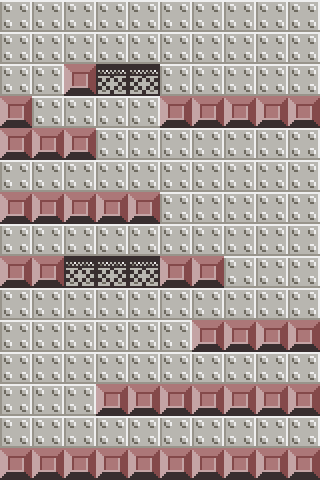

This is a level from a 2D game, rendered from its Tiled map with the project's own tilesets. A one-line summary and the map file follow, with tile-layer data summarised:
An orthogonal 10x15 tile map with 32x32 px tiles, 2 tile layers (background, platform) and 21 objects (10x platform, 3x barrier, 3x bonus, 2x bad, exit).

<map version="1.4" tiledversion="1.4.2" orientation="orthogonal" renderorder="right-down" width="10" height="15" tilewidth="32" tileheight="32" infinite="0" nextlayerid="7" nextobjectid="48">
 <tileset firstgid="1" name="elements" tilewidth="32" tileheight="32" tilecount="35" columns="0">
  <grid orientation="orthogonal" width="1" height="1" />
  <tile id="0">
   <image width="32" height="32" source="sprite_00.png" />
  </tile>
  <tile id="1">
   <image width="32" height="32" source="sprite_01.png" />
  </tile>
  <tile id="2">
   <image width="32" height="32" source="sprite_02.png" />
  </tile>
  <tile id="3">
   <image width="32" height="32" source="sprite_03.png" />
  </tile>
  <tile id="4">
   <image width="32" height="32" source="sprite_04.png" />
  </tile>
  <tile id="5">
   <image width="32" height="32" source="sprite_05.png" />
  </tile>
  <tile id="6">
   <image width="32" height="32" source="sprite_06.png" />
  </tile>
  <tile id="7">
   <image width="32" height="32" source="sprite_07.png" />
  </tile>
  <tile id="8">
   <image width="32" height="32" source="sprite_08.png" />
  </tile>
  <tile id="9">
   <image width="32" height="32" source="sprite_09.png" />
  </tile>
  <tile id="10">
   <image width="32" height="32" source="sprite_10.png" />
  </tile>
  <tile id="11">
   <image width="32" height="32" source="sprite_11.png" />
  </tile>
  <tile id="12">
   <image width="32" height="32" source="sprite_12.png" />
  </tile>
  <tile id="13">
   <image width="32" height="32" source="sprite_13.png" />
  </tile>
  <tile id="14">
   <image width="32" height="32" source="sprite_14.png" />
  </tile>
  <tile id="15">
   <image width="32" height="32" source="sprite_15.png" />
  </tile>
  <tile id="16">
   <image width="32" height="32" source="sprite_16.png" />
  </tile>
  <tile id="17">
   <image width="32" height="32" source="sprite_17.png" />
  </tile>
  <tile id="18">
   <image width="32" height="32" source="sprite_18.png" />
  </tile>
  <tile id="19">
   <image width="32" height="32" source="sprite_19.png" />
  </tile>
  <tile id="20">
   <image width="32" height="32" source="sprite_20.png" />
  </tile>
  <tile id="21">
   <image width="32" height="32" source="sprite_21.png" />
  </tile>
  <tile id="22">
   <image width="32" height="32" source="sprite_22.png" />
  </tile>
  <tile id="23">
   <image width="32" height="32" source="sprite_23.png" />
  </tile>
  <tile id="24">
   <image width="32" height="32" source="sprite_24.png" />
  </tile>
  <tile id="25">
   <image width="32" height="32" source="sprite_25.png" />
  </tile>
  <tile id="26">
   <image width="32" height="32" source="sprite_26.png" />
  </tile>
  <tile id="27">
   <image width="32" height="32" source="sprite_27.png" />
  </tile>
  <tile id="28">
   <image width="32" height="32" source="sprite_28.png" />
  </tile>
  <tile id="29">
   <image width="32" height="32" source="sprite_29.png" />
  </tile>
  <tile id="30">
   <image width="32" height="32" source="sprite_30.png" />
  </tile>
  <tile id="31">
   <image width="32" height="32" source="sprite_31.png" />
  </tile>
  <tile id="32">
   <image width="32" height="32" source="sprite_32.png" />
  </tile>
  <tile id="33">
   <image width="32" height="32" source="sprite_33.png" />
  </tile>
  <tile id="34">
   <image width="32" height="32" source="sprite_34.png" />
  </tile>
 </tileset>
 <layer id="1" name="background" width="10" height="15">
  <data>[150 cells, 150 non-empty, 1 distinct tile ids]</data>
 </layer>
 <layer id="3" name="platform" width="10" height="15">
  <data>[150 cells, 45 non-empty, 2 distinct tile ids]</data>
 </layer>
 <objectgroup id="4" name="platformPhysics">
  <object id="1" type="platform" x="-0.666667" y="448" width="320" height="32">
   <properties>
    <property name="bodyType" value="static" />
    <property name="bounce" type="float" value="0" />
    <property name="density" type="float" value="2" />
    <property name="friction" type="float" value="0" />
    <property name="isVisible" type="bool" value="false" />
   </properties>
  </object>
  <object id="22" x="320" y="0" height="480" />
  <object id="23" x="0" y="0" height="480" />
  <object id="24" type="platform" x="319.231" y="0" width="0.769231" height="479.231">
   <properties>
    <property name="bodyType" value="static" />
    <property name="bounce" type="float" value="0" />
    <property name="friction" type="float" value="0" />
   </properties>
  </object>
  <object id="25" type="barrier" x="0" y="-2" width="0.769231" height="479.231">
   <properties>
    <property name="bodyType" value="static" />
    <property name="bounce" type="float" value="0" />
   </properties>
  </object>
  <object id="37" type="platform" x="96.6667" y="384.667" width="222" height="30">
   <properties>
    <property name="bodyType" value="static" />
    <property name="bounce" type="float" value="0" />
    <property name="density" type="float" value="2" />
    <property name="friction" type="float" value="0" />
    <property name="isVisible" type="bool" value="false" />
   </properties>
  </object>
  <object id="38" type="platform" x="190.667" y="320" width="128" height="30.6667">
   <properties>
    <property name="bodyType" value="static" />
    <property name="bounce" type="float" value="0" />
    <property name="density" type="float" value="2" />
    <property name="friction" type="float" value="0" />
    <property name="isVisible" type="bool" value="false" />
   </properties>
  </object>
  <object id="39" type="platform" x="2" y="256.667" width="222.667" height="30.6667">
   <properties>
    <property name="bodyType" value="static" />
    <property name="bounce" type="float" value="0" />
    <property name="density" type="float" value="2" />
    <property name="friction" type="float" value="0" />
    <property name="isVisible" type="bool" value="false" />
   </properties>
  </object>
  <object id="40" type="platform" x="0.666667" y="192.333" width="159" height="30.6667">
   <properties>
    <property name="bodyType" value="static" />
    <property name="bounce" type="float" value="0" />
    <property name="density" type="float" value="2" />
    <property name="friction" type="float" value="0" />
    <property name="isVisible" type="bool" value="false" />
   </properties>
  </object>
  <object id="41" type="platform" x="0.333333" y="128.667" width="95" height="30.6667">
   <properties>
    <property name="bodyType" value="static" />
    <property name="bounce" type="float" value="0" />
    <property name="density" type="float" value="2" />
    <property name="friction" type="float" value="0" />
    <property name="isVisible" type="bool" value="false" />
   </properties>
  </object>
  <object id="42" type="platform" x="160.333" y="96" width="159.333" height="30.6667">
   <properties>
    <property name="bodyType" value="static" />
    <property name="bounce" type="float" value="0" />
    <property name="density" type="float" value="2" />
    <property name="friction" type="float" value="0" />
    <property name="isVisible" type="bool" value="false" />
   </properties>
  </object>
  <object id="43" type="platform" x="64" y="64.3333" width="96" height="30.6667">
   <properties>
    <property name="bodyType" value="static" />
    <property name="bounce" type="float" value="0" />
    <property name="density" type="float" value="2" />
    <property name="friction" type="float" value="0" />
    <property name="isVisible" type="bool" value="false" />
   </properties>
  </object>
  </objectgroup>
 <objectgroup id="6" name="bonus">
  <!-- 6 objects omitted --></objectgroup>
 <objectgroup id="5" name="characters">
  <!-- 2 objects omitted --></objectgroup>
</map>
<!-- 9 of 21 objects omitted -->